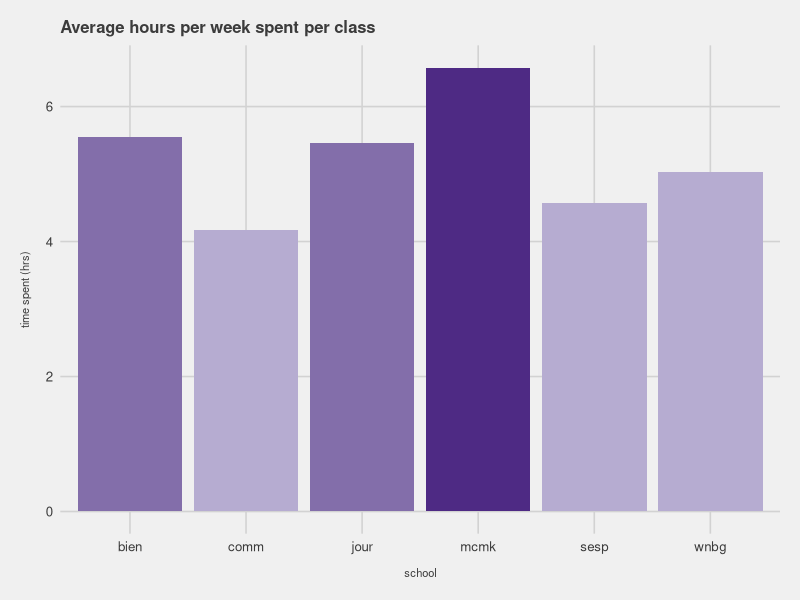

This chart was generated by the following R code:
## ---- chunk 1
# install packages
library(tidyverse)
library(ggthemes)
library(patchwork)
library(cowplot)

# read in data
ctec_data_raw <- read.csv("data/ctec_data.csv")

# data cleaning
ctec_data <- ctec_data_raw |> 
  # consider empty strings as missing values
  mutate(
    school = na_if(school, ""),
    dept = na_if(dept, ""),
    course_term = na_if(course_term, ""),
    instructor = na_if(instructor, "")
  ) |> 
  # fill in missing values from the nearest value above
  fill(school, dept, course_num, course_term, instructor, inst_rating, 
       course_rating, learn_rating, challenge_rating, interest_rating, 
       hours_spent, .direction = "down")

# check for missingness
ctec_data |> summarise(across(everything(), ~ sum(is.na(.))))

## ---- chunk 2
# separate data by school
mcmk_data <- ctec_data[ctec_data$school == 'mcmk', ]
jour_data <- ctec_data[ctec_data$school == 'jour', ]
comm_data <- ctec_data[ctec_data$school == 'comm', ]
bien_data <- ctec_data[ctec_data$school == 'bien', ]
sesp_data <- ctec_data[ctec_data$school == 'sesp', ]
wnbg_data <- ctec_data[ctec_data$school == 'wnbg', ]

# averages of time spent across schools
labels <- c("mcmk", "jour", "comm", "bien", "sesp", "wnbg")
means_hours <- c(
  mean(mcmk_data$hours_spent),
  mean(jour_data$hours_spent),
  mean(comm_data$hours_spent),
  mean(bien_data$hours_spent),
  mean(sesp_data$hours_spent),
  mean(wnbg_data$hours_spent)
)
avg_hours <- data.frame(labels, means_hours)

# bar plot of hours spent across schools
plot1 <- ggplot(avg_hours, aes(x = labels, y = means_hours, fill = labels)) +
  geom_bar(stat = "identity") +
  scale_fill_manual(
    values = c(
      "#836EAA",
      "#B6ACD1",
      "#836EAA",
      "#4E2A84",
      "#B6ACD1",
      "#B6ACD1"
      )
  ) +
  theme_fivethirtyeight() +
  theme(
    axis.title.x = element_text(size = 8, margin = margin(t = 10)),
    axis.title.y = element_text(size = 8, margin = margin(r = 10)),
    title = element_text(size = 8),
    legend.position = "none",
    legend.title = element_blank()
  ) +
  labs(
    title = "Average hours per week spent per class", 
    x = "school", 
    y = "time spent (hrs)"
  )

ggsave("schools_hours_spent.png", plot1, width = 6, height = 4, units = "in")

## ---- chunk 3

# averages of amount learned across schools
means_2 <- c(
  mean(mcmk_data$learn_rating),
  mean(jour_data$learn_rating),
  mean(comm_data$learn_rating),
  mean(bien_data$learn_rating),
  mean(sesp_data$learn_rating),
  mean(wnbg_data$learn_rating)
)
avg_learned <- data.frame(labels, means_2)

# bar plot of hours spent across schools
plot2 <- ggplot(avg_learned, aes(x = labels, y = means_2, fill = labels)) +
  geom_bar(stat = "identity") +
  scale_fill_manual(
    values = c(
      "#B6ACD1",
      "#836EAA",
      "#836EAA",
      "#4E2A84",
      "#B6ACD1",
      "#836EAA"
      )
  ) +
  theme_fivethirtyeight() +
  theme(
    axis.title.x = element_text(size = 10, margin = margin(t = 10)),
    axis.title.y = element_text(size = 10, margin = margin(r = 10)),
    legend.position = "none",
    legend.title = element_blank()
  ) +
  labs(
    title = "Average ratings of amount learned", 
    x = "school", 
    y = "rating of amount learned"
  )

## ---- chunk 4

# scatterplot of amount learned by hours spent across schools
plot3 <- ggplot(
  data = ctec_data,
  mapping = aes(x = hours_spent, y = learn_rating, color = school)
  ) +
  geom_point(stat = "identity") +
  scale_color_manual(
    values = c(
      "#1f77b4",
      "#ff7f0e",
      "#2ca02c",
      "#d62728",
      "#9467bd",
      "#8c564b"
      )
    ) +
  theme_fivethirtyeight() +
  theme(
    title = element_text(size = 10),
    axis.title.x = element_text(size = 10, margin = margin(t = 10)),
    axis.title.y = element_text(size = 10, margin = margin(r = 10)),
    legend.position = c(1, 0),
    legend.justification = c(1, 0),
    legend.title = element_blank()
  ) +
  labs(
    title = "Amount learned rating vs. hours spent, per course", 
    x = "time spent (hrs)", 
    y = "rating of amount learned"
  )

